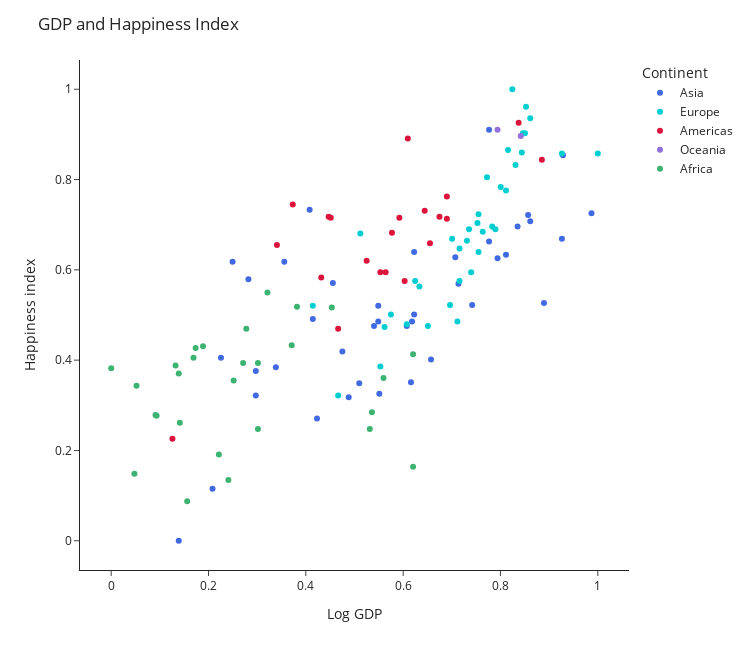

Notebook code for this chart:
### Markdown cell above
## Scatter Plot - GDP and Happiness Index

Loading the file
1. We use plotly express
2. Similar to matplotlib but...
3. Set hover name
4. "Color discrete sequence", because this is discrete variable
5. Create color based on "Continent"

Layout
1. We just modify the title

### Code cell
GDP = df_2017N_v3["Log GDP"]
HI = df_2017N_v3["Happiness index"]
color = ["royalblue","darkturquoise","crimson", "mediumpurple","mediumseagreen"]


#scatter plot
fig_Q2a_1 = px.scatter(df_2017N_v3, GDP, HI, hover_name="Country name"
           ,template="simple_white",color_discrete_sequence=color, color="Continent")


#update layout
fig_Q2a_1.update_layout(title_text="GDP and Happiness Index"
                      #,annotations= [dict(x=0.05, y=1, text=line_eq, showarrow = False)]
                      ,width=750, height=650)


fig_Q2a_1.show()

### Figure 1 — Plotly figure (JSON) as saved in the notebook; plotly's stock layout.template omitted (floating-point values rounded to 4 significant figures)
{"data": [{"hovertemplate": "<b>%{hovertext}</b><br><br>Continent=Asia<br>Log GDP=%{x}<br>Happiness index=%{y}<extra></extra>", "hovertext": ["Afghanistan", "Armenia", "Azerbaijan", "Bahrain", "Bangladesh", "Cambodia", "China", "Cyprus", "Georgia", "Hong Kong S.A.R. of China", "India", "Indonesia", "Iran", "Iraq", "Israel", "Japan", "Jordan", "Kazakhstan", "Kuwait", "Kyrgyzstan", "Lebanon", "Malaysia", "Mongolia", "Nepal", "Pakistan", "Palestinian Territories", "Philippines", "Russia", "Saudi Arabia", "Singapore", "South Korea", "Sri Lanka", "Taiwan", "Tajikistan", "Thailand", "Turkmenistan", "United Arab Emirates", "Uzbekistan", "Vietnam", "Yemen"], "legendgroup": "Asia", "marker": {"color": "royalblue", "symbol": "circle"}, "mode": "markers", "name": "Asia", "orientation": "v", "showlegend": true, "type": "scatter", "x": [0.1388, 0.4881, 0.6182, 0.8351, 0.2972, 0.2972, 0.6074, 0.7766, 0.5098, 0.8894, 0.423, 0.5401, 0.6573, 0.6161, 0.7766, 0.8113, 0.4751, 0.7072, 0.9262, 0.282, 0.5488, 0.7419, 0.5488, 0.2256, 0.3557, 0.3384, 0.4555, 0.7137, 0.8612, 0.987, 0.7939, 0.551, 0.8568, 0.2495, 0.6226, 0.6226, 0.9284, 0.4078, 0.4143, 0.2082], "xaxis": "x", "y": [0, 0.3177, 0.4854, 0.6959, 0.3216, 0.3762, 0.4756, 0.6628, 0.3489, 0.5263, 0.271, 0.4756, 0.4016, 0.3509, 0.9103, 0.6335, 0.4191, 0.6277, 0.6686, 0.5789, 0.4854, 0.5224, 0.5205, 0.4055, 0.6179, 0.384, 0.5712, 0.5692, 0.7076, 0.7251, 0.6257, 0.3255, 0.7212, 0.6179, 0.6394, 0.501, 0.8538, 0.7329, 0.4912, 0.115], "yaxis": "y"}, {"hovertemplate": "<b>%{hovertext}</b><br><br>Continent=Europe<br>Log GDP=%{x}<br>Happiness index=%{y}<extra></extra>", "hovertext": ["Albania", "Austria", "Belarus", "Belgium", "Bosnia and Herzegovina", "Bulgaria", "Croatia", "Czech Republic", "Denmark", "Estonia", "Finland", "France", "Germany", "Greece", "Hungary", "Ireland", "Italy", "Kosovo", "Latvia", "Lithuania", "Luxembourg", "Macedonia", "Malta", "Moldova", "Montenegro", "Netherlands", "Poland", "Portugal", "Romania", "Serbia", "Slovakia", "Slovenia", "Spain", "Sweden", "Turkey", "Ukraine", "United Kingdom"], "legendgroup": "Europe", "marker": {"color": "darkturquoise", "symbol": "circle"}, "mode": "markers", "name": "Europe", "orientation": "v", "showlegend": true, "type": "scatter", "x": [0.5531, 0.846, 0.6334, 0.8308, 0.5618, 0.6508, 0.6963, 0.7722, 0.8525, 0.7549, 0.8243, 0.8113, 0.8438, 0.7115, 0.731, 0.9262, 0.7896, 0.5119, 0.7158, 0.7527, 1, 0.5748, 0.8004, 0.4143, 0.6247, 0.8612, 0.7354, 0.7397, 0.7007, 0.6074, 0.7549, 0.7636, 0.7831, 0.8503, 0.7158, 0.4664, 0.8156], "xaxis": "x", "y": [0.386, 0.9025, 0.5634, 0.8324, 0.4737, 0.4756, 0.5224, 0.8051, 0.961, 0.6394, 1, 0.7758, 0.8596, 0.4854, 0.6647, 0.8577, 0.6901, 0.6803, 0.6472, 0.7037, 0.8577, 0.501, 0.7836, 0.5205, 0.575, 0.9357, 0.6901, 0.5945, 0.6686, 0.4795, 0.7232, 0.6842, 0.6959, 0.9025, 0.575, 0.3216, 0.8655], "yaxis": "y"}, {"hovertemplate": "<b>%{hovertext}</b><br><br>Continent=Americas<br>Log GDP=%{x}<br>Happiness index=%{y}<extra></extra>", "hovertext": ["Argentina", "Bolivia", "Brazil", "Canada", "Chile", "Colombia", "Costa Rica", "Dominican Republic", "Ecuador", "El Salvador", "Guatemala", "Haiti", "Honduras", "Mexico", "Nicaragua", "Panama", "Paraguay", "Peru", "United States", "Uruguay", "Venezuela"], "legendgroup": "Americas", "marker": {"color": "crimson", "symbol": "circle"}, "mode": "markers", "name": "Americas", "orientation": "v", "showlegend": true, "type": "scatter", "x": [0.6551, 0.4317, 0.5922, 0.8373, 0.6898, 0.577, 0.6095, 0.603, 0.5249, 0.4469, 0.4512, 0.1258, 0.3406, 0.6443, 0.3731, 0.6898, 0.5531, 0.564, 0.885, 0.6746, 0.4664], "xaxis": "x", "y": [0.6589, 0.5828, 0.7154, 0.9259, 0.7135, 0.6823, 0.8908, 0.575, 0.6199, 0.7173, 0.7154, 0.2261, 0.655, 0.731, 0.7446, 0.7622, 0.5945, 0.5945, 0.8441, 0.7173, 0.4698], "yaxis": "y"}, {"hovertemplate": "<b>%{hovertext}</b><br><br>Continent=Oceania<br>Log GDP=%{x}<br>Happiness index=%{y}<extra></extra>", "hovertext": ["Australia", "New Zealand"], "legendgroup": "Oceania", "marker": {"color": "mediumpurple", "symbol": "circle"}, "mode": "markers", "name": "Oceania", "orientation": "v", "showlegend": true, "type": "scatter", "x": [0.8416, 0.7939], "xaxis": "x", "y": [0.8967, 0.9103], "yaxis": "y"}, {"hovertemplate": "<b>%{hovertext}</b><br><br>Continent=Africa<br>Log GDP=%{x}<br>Happiness index=%{y}<extra></extra>", "hovertext": ["Benin", "Botswana", "Burkina Faso", "Cameroon", "Chad", "Congo (Brazzaville)", "Egypt", "Gabon", "Ghana", "Guinea", "Kenya", "Liberia", "Madagascar", "Malawi", "Mali", "Mauritania", "Morocco", "Niger", "Nigeria", "Rwanda", "Senegal", "Sierra Leone", "South Africa", "Tanzania", "Tunisia", "Uganda", "Zambia", "Zimbabwe"], "legendgroup": "Africa", "marker": {"color": "mediumseagreen", "symbol": "circle"}, "mode": "markers", "name": "Africa", "orientation": "v", "showlegend": true, "type": "scatter", "x": [0.1735, 0.6204, 0.1323, 0.2777, 0.1388, 0.3709, 0.5315, 0.6204, 0.321, 0.1887, 0.2516, 0.05206, 0.09328, 0.04772, 0.1692, 0.3015, 0.4534, 0, 0.3818, 0.1562, 0.2711, 0.09111, 0.5597, 0.2408, 0.5358, 0.141, 0.3015, 0.2213], "xaxis": "x", "y": [0.4269, 0.1637, 0.3879, 0.4698, 0.3704, 0.4327, 0.2476, 0.4133, 0.5497, 0.4308, 0.3548, 0.3431, 0.2768, 0.1481, 0.4055, 0.3938, 0.5166, 0.3821, 0.5185, 0.08772, 0.3938, 0.2788, 0.3606, 0.1345, 0.2846, 0.2612, 0.2476, 0.191], "yaxis": "y"}], "layout": {"height": 650, "legend": {"title": {"text": "Continent"}, "tracegroupgap": 0}, "margin": {"t": 60}, "title": {"text": "GDP and Happiness Index"}, "width": 750, "xaxis": {"anchor": "y", "domain": [0, 1], "title": {"text": "Log GDP"}}, "yaxis": {"anchor": "x", "domain": [0, 1], "title": {"text": "Happiness index"}}}}
